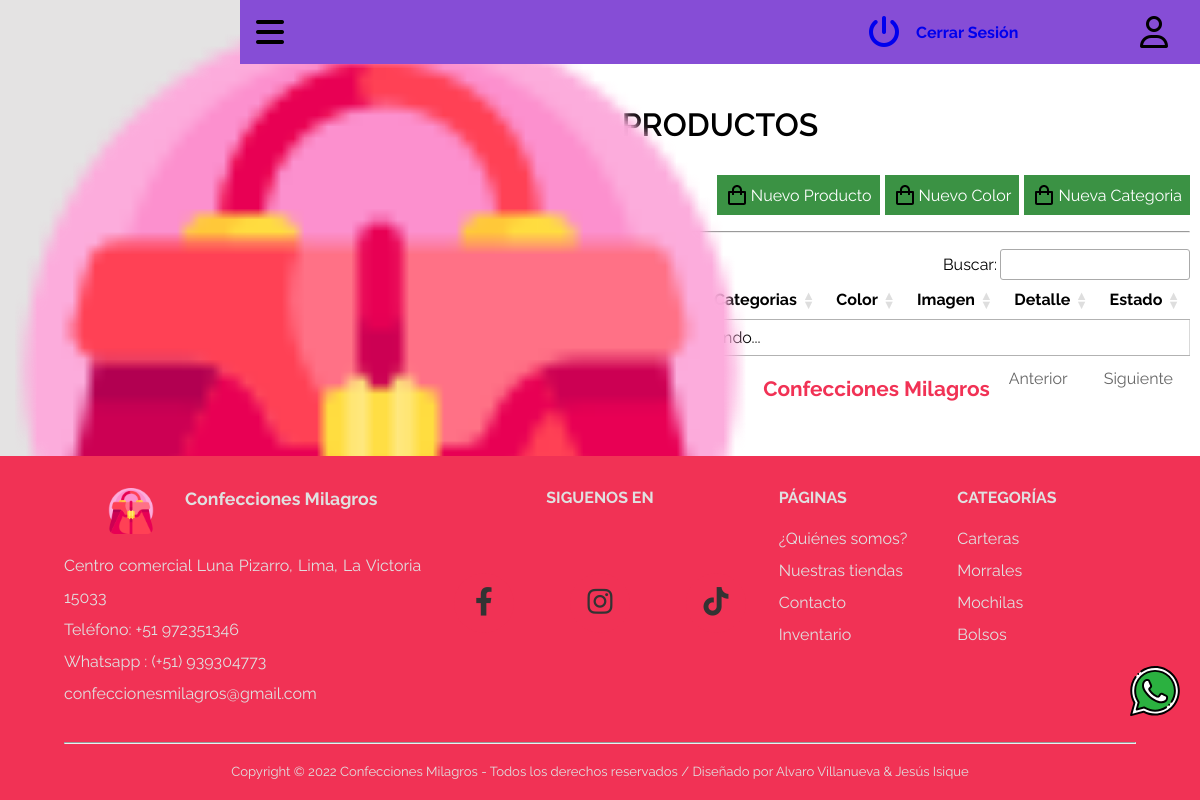
/productos (signed in), run on the app's committed database.
### tables this page shows
CREATE TABLE `categoria` (
  `idcategoria` int(11) NOT NULL,
  `categoria` varchar(60) NOT NULL,
  `imagen` varchar(200) NOT NULL
);

### view/content/sesioniniciada/modals/newproducto.php (the view, shortened to what this page needs)
<?php
    $centros =  $Admin->ListarCategorias();
        ?>

### controller/viewcontroller.php (called while the page is built, shortened)
<?php
    class viewcontroller extends viewmodel
    {
        public function obtenersistema()
        {
            return require_once "./view/inicio.php";
        }
    }

### index.php (called while the page is built)
<?php
    require_once "./controller/viewcontroller.php";
    $sistema = new viewcontroller();
    $sistema->obtenersistema();

### controller/admincontroller.php (called while the page is built, shortened)
<?php
    class adminController extends adminModel{
        public function ListarCategorias(){
            $conexion = Conexion::conectar();
            $sql = "CALL ListarCategorias()";
            $consulta = $conexion->query($sql);
            $consulta = $consulta->fetch_all(MYSQLI_ASSOC);
            return $consulta;
        }
    }

### view/content/sesioniniciada/modals/newproducto.php (the view, shortened to what this page needs)
<?php
    $centros =  $Admin->ListarCategorias();
    foreach ($centros as $key) {
        ?>
        <option value="<?php echo $key['idcategoria'] ?>"><?php echo $key['categoria'] ?></option>
        <?php
    }
?>

### view/modulos/footer.php (shortened to what this page needs)
<?php
    require_once "./controller/admincontroller.php";
    $Admin = new adminController();
?>
<footer class="footer">
    <div class="whatsapp">
        <a href="https://walink.co/a2556c" target="blanck">
            <img src="<?php echo SERVERURL?>img/svg/whatsapp.svg" alt="whatsapp">
        </a>
    </div>
    <div class="footer">
        <div class="footer-center">
            <div class="footer-datos">
                <div class="footer-logo">
                    <img class="logo-img" style="margin-right: 1rem;" src="<?php echo SERVERURL?>img/png/bolso.png" alt="bolso">
                    <a href="<?php echo SERVERURL ?>inicio">
                        <h1 class="inicio__title">Confecciones Milagros</h1>
                    </a>
                </div>
                <div class="caja-footer">
                    <ul>
                        <li>Centro comercial Luna Pizarro, Lima, La Victoria 15033</li>
                        <li>Teléfono: +51 972351346</li>
                        <li>
                            <a href="https://api.whatsapp.com/send?phone=+51939304773&text=Hola, me gustaría comprar tu producto!" target="_blank"">
                                Whatsapp : (+51) 939304773
                            </a>
                        </li>
                        <li>
                            <a href=" mailto:confeccionesmilagros@gmail.com">
                                confeccionesmilagros@gmail.com
                            </a>
                        </li>
                    </ul>
                </div>
            </div>
            <div class="footer-siguenos">
                <p class="footer__leyend">SIGUENOS EN</p>
                <div class="caja-footer caja-footer--icons">
                    <ul class="redes-sociales">
                        <li>
                            <a href="#">
                                <i class="redes-icon fa-brands fa-facebook-f"></i>
                            </a>
                        </li>
                        <li>
                            <a href="#">
                                <i class="redes-icon fa-brands fa-instagram"></i>
                            </a>
                        </li>
                        <li>
                            <a href="#">
                                <i class="redes-icon fa-brands fa-tiktok"></i>
                            </a>
                        </li>
                    </ul>
                </div>
            </div>
            <div class="footer-puntos">
                <div class="footer-paginas">
                    <p class="footer__leyend">PÁGINAS</p>
                    <div class="caja-footer">
                        <ul>
                            <li><a class="footer__link" href="<?php echo SERVERURL ?>quienessomos">¿Quiénes somos?</a></li>
                            <li><a class="footer__link" href="<?php echo SERVERURL ?>tiendas">Nuestras tiendas</a></li>
                            <li><a class="footer__link" href="<?php echo SERVERURL ?>contacto">Contacto</a></li>
                            <?php
                            if (isset($_SESSION['email'])) {
                            ?>
                                <li><a class="footer__link" href="<?php echo SERVERURL ?>inventario">Inventario</a></li>
                            <?php
                            }
                            ?>
                        </ul>
                    </div>
                </div>
                <div class="footer-categorias">
                    <div>
                        <p class="footer__leyend">CATEGORÍAS</p>
                    </div>
                    <div class="caja-footer">
                        <ul>
                            <?php
                                $centros =  $Admin->ListarCategorias();
                                foreach ($centros as $key) {
                                    ?>
                                    <li>
                                        <a href="<?php echo SERVERURL.'categoria/'.$key['categoria'] ?>"><?php echo ucfirst($key['categoria']) ?></a>
                                    </li>
                            <?php
                                }
                            ?>
                        </ul>
                    </div>
                </div>
            </div>
        </div>
        <hr>
        <div class="derechos-reservados">
            <p>Copyright &#169; 2022 Confecciones Milagros - Todos los derechos reservados / Diseñado por Alvaro Villanueva & Jesús Isique</p>
        </div>
    </div>
</footer>

### css/inicio.css (style rules this page uses)
:root { --color1: #41436a; --color2: #974063; --color3: #f13255; --color4: #ff9677; --color-opacity: #d8437f71; --blanco: #fff; --gris: #e0e0e0; }

### css/quienesSomos.css (style rules this page uses)
:root { --bg-container: #3333332e; --color-separador: #605c5c; --color-header: #8e8d8d; --redes-sociales: #333; --color-negro: #000; --color1: #41436a; --color2: #974063; --color3: #f13255; --color4: #ff9677; --blanco: #fff; --gris: #e0e0e0; }

### css/contacto.css (style rules this page uses)
:root { --bg-container: #3333332e; --borderInput-color: #8F8D8D; --leyend-color: #949292; --color-separador: #605c5c; --color-header: #8e8d8d; --redes-sociales: #333; --color-negro: #000; --color1: #41436a; --color2: #974063; --color3: #f13255; --color4: #ff9677; --blanco: #fff; --gris: #e0e0e0; }

### css/carteras.css (style rules this page uses)
:root { --color-separador: #605c5c; --color-border-caja: #797777; --color-price: #AC78F4; --bg-boton: #6e35bf; --color-header: #8e8d8d; --redes-sociales: #333; --color-negro: #000; --blanco: #fff; --gris: #e0e0e0; --color1: #41436a; --color2: #974063; --color3: #f13255; --color4: #ff9677; }

### css/micuenta.css (style rules this page uses)
:root { --color-separador: #605c5c; --color-header: #8e8d8d; --redes-sociales: #333; --color-negro: #000; --bg-button: #f8637ece; --color1: #41436a; --color3: #f13255; --color4: #ff9677; --blanco: #fff; --gris: #e0e0e0; }

### data on the page
categoria: categoria "Carteras"
categoria: categoria "Morrales"
categoria: categoria "Mochilas"
categoria: categoria "Bolsos"
